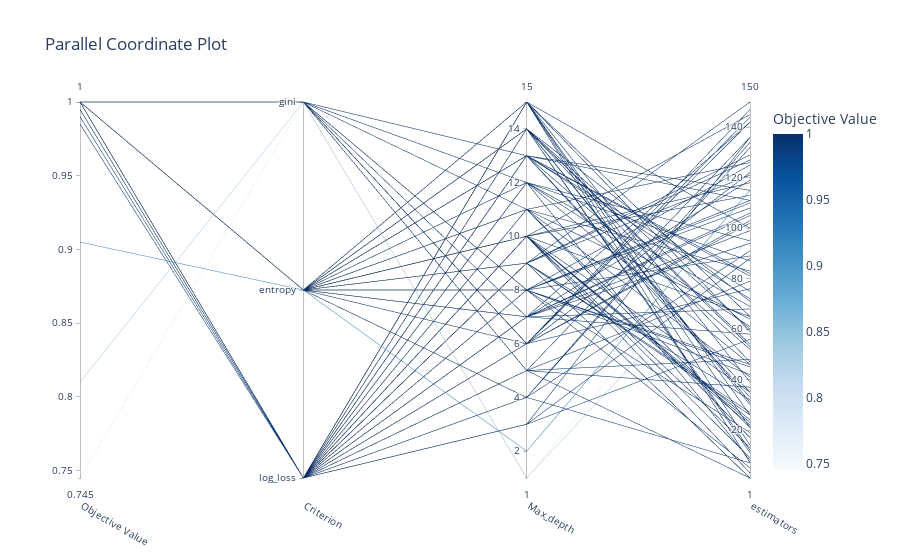

Notebook code cell kept with this figure:
### Code cell
optuna.visualization.plot_parallel_coordinate(studyRF)

### Figure 1 — Plotly figure (JSON) as saved in the notebook; plotly's stock layout.template omitted (floating-point values rounded to 4 significant figures)
{"data": [{"dimensions": [{"label": "Objective Value", "range": [0.745, 1], "values": [1, 1, 1, 1, 1, 1, 1, 1, 1, 1, 0.81, 1, 0.99, 1, 1, 1, 1, 0.995, 1, 1, 1, 1, 1, 1, 1, 0.905, 1, 1, 1, 1, 1, 1, 1, 1, 1, 1, 1, 1, 1, 1, 1, 1, 1, 1, 1, 1, 1, 1, 1, 1, 0.995, 1, 1, 1, 1, 1, 1, 1, 1, 1, 1, 1, 1, 1, 1, 1, 1, 1, 1, 1, 1, 1, 1, 1, 1, 1, 1, 0.745, 1, 1, 1, 1, 1, 1, 1, 1, 1, 1, 1, 1, 1, 1, 1, 1, 1, 1, 1, 1, 1, 0.985]}, {"label": "Criterion", "range": [0, 2], "ticktext": ["log_loss", "entropy", "gini"], "tickvals": [0, 1, 2], "values": [0, 1, 0, 0, 1, 0, 1, 2, 1, 0, 2, 1, 0, 1, 2, 0, 1, 0, 1, 2, 0, 0, 0, 0, 0, 1, 0, 0, 2, 1, 0, 0, 0, 0, 1, 0, 1, 0, 2, 0, 1, 1, 1, 1, 1, 1, 2, 0, 1, 0, 0, 0, 0, 0, 0, 2, 0, 1, 0, 1, 0, 1, 1, 1, 1, 0, 2, 0, 1, 0, 1, 2, 2, 2, 2, 0, 1, 2, 0, 1, 0, 1, 1, 1, 1, 0, 1, 0, 2, 1, 0, 0, 0, 0, 0, 0, 1, 0, 1, 0]}, {"label": "Max_depth", "range": [1, 15], "values": [8, 9, 6, 15, 10, 13, 13, 6, 14, 10, 1, 8, 4, 10, 8, 5, 11, 3, 7, 12, 9, 6, 8, 6, 4, 2, 7, 9, 5, 7, 11, 15, 15, 13, 9, 12, 14, 5, 11, 10, 14, 8, 10, 7, 12, 9, 6, 8, 13, 10, 3, 14, 15, 13, 11, 8, 9, 6, 7, 10, 12, 14, 13, 15, 11, 13, 5, 12, 4, 9, 15, 6, 7, 6, 8, 5, 8, 1, 14, 11, 9, 14, 15, 13, 14, 7, 12, 10, 13, 4, 15, 9, 10, 14, 10, 11, 8, 7, 10, 3]}, {"label": "estimators", "range": [1, 150], "values": [111, 1, 122, 21, 65, 82, 35, 144, 60, 24, 96, 110, 7, 145, 46, 1, 126, 88, 106, 61, 129, 122, 108, 76, 134, 115, 94, 150, 48, 99, 17, 14, 26, 33, 1, 69, 47, 136, 83, 118, 12, 42, 22, 58, 8, 32, 103, 89, 72, 113, 136, 54, 65, 81, 41, 5, 127, 102, 119, 23, 95, 31, 52, 39, 17, 111, 79, 87, 132, 27, 7, 147, 142, 142, 125, 37, 19, 108, 11, 64, 121, 71, 59, 75, 53, 68, 46, 3, 115, 91, 100, 26, 13, 30, 35, 21, 45, 105, 9, 56]}], "labelangle": 30, "labelside": "bottom", "line": {"color": [1, 1, 1, 1, 1, 1, 1, 1, 1, 1, 0.81, 1, 0.99, 1, 1, 1, 1, 0.995, 1, 1, 1, 1, 1, 1, 1, 0.905, 1, 1, 1, 1, 1, 1, 1, 1, 1, 1, 1, 1, 1, 1, 1, 1, 1, 1, 1, 1, 1, 1, 1, 1, 0.995, 1, 1, 1, 1, 1, 1, 1, 1, 1, 1, 1, 1, 1, 1, 1, 1, 1, 1, 1, 1, 1, 1, 1, 1, 1, 1, 0.745, 1, 1, 1, 1, 1, 1, 1, 1, 1, 1, 1, 1, 1, 1, 1, 1, 1, 1, 1, 1, 1, 0.985], "colorbar": {"title": {"text": "Objective Value"}}, "colorscale": [[0, "rgb(247,251,255)"], [0.125, "rgb(222,235,247)"], [0.25, "rgb(198,219,239)"], [0.375, "rgb(158,202,225)"], [0.5, "rgb(107,174,214)"], [0.625, "rgb(66,146,198)"], [0.75, "rgb(33,113,181)"], [0.875, "rgb(8,81,156)"], [1, "rgb(8,48,107)"]], "reversescale": false, "showscale": true}, "type": "parcoords"}], "layout": {"title": {"text": "Parallel Coordinate Plot"}}}
